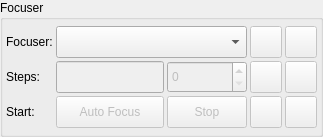
        <widget class="QGroupBox" name="controlGroup">
         <property name="sizePolicy">
          <sizepolicy hsizetype="Preferred" vsizetype="Fixed">
           <horstretch>0</horstretch>
           <verstretch>0</verstretch>
          </sizepolicy>
         </property>
         <property name="title">
          <string>Focuser</string>
         </property>
         <layout class="QGridLayout" name="gridLayout_3">
          <property name="leftMargin">
           <number>3</number>
          </property>
          <property name="topMargin">
           <number>6</number>
          </property>
          <property name="rightMargin">
           <number>3</number>
          </property>
          <property name="bottomMargin">
           <number>6</number>
          </property>
          <property name="spacing">
           <number>3</number>
          </property>
          <item row="0" column="1" colspan="2">
           <widget class="QComboBox" name="focuserCombo">
            <property name="minimumSize">
             <size>
              <width>0</width>
              <height>32</height>
             </size>
            </property>
           </widget>
          </item>
          <item row="0" column="5">
           <widget class="QPushButton" name="focusOutB">
            <property name="enabled">
             <bool>false</bool>
            </property>
            <property name="maximumSize">
             <size>
              <width>32</width>
              <height>32</height>
             </size>
            </property>
            <property name="toolTip">
             <string>Focus Out</string>
            </property>
            <property name="statusTip">
             <string/>
            </property>
            <property name="text">
             <string/>
            </property>
            <property name="icon">
             <iconset theme="format-align-vertical-top">
              <normaloff>.</normaloff>.</iconset>
            </property>
            <property name="iconSize">
             <size>
              <width>28</width>
              <height>28</height>
             </size>
            </property>
           </widget>
          </item>
          <item row="2" column="2">
           <widget class="QPushButton" name="stopFocusB">
            <property name="enabled">
             <bool>false</bool>
            </property>
            <property name="minimumSize">
             <size>
              <width>0</width>
              <height>32</height>
             </size>
            </property>
            <property name="toolTip">
             <string>Stop Auto Focus process</string>
            </property>
            <property name="text">
             <string>Stop</string>
            </property>
           </widget>
          </item>
          <item row="1" column="2">
           <widget class="QSpinBox" name="absTicksSpin">
            <property name="enabled">
             <bool>false</bool>
            </property>
            <property name="sizePolicy">
             <sizepolicy hsizetype="MinimumExpanding" vsizetype="Fixed">
              <horstretch>0</horstretch>
              <verstretch>0</verstretch>
             </sizepolicy>
            </property>
            <property name="minimumSize">
             <size>
              <width>0</width>
              <height>32</height>
             </size>
            </property>
            <property name="toolTip">
             <string>Desired absolute focus position</string>
            </property>
           </widget>
          </item>
          <item row="0" column="0">
           <widget class="QLabel" name="label_14">
            <property name="text">
             <string>Focuser:</string>
            </property>
           </widget>
          </item>
          <item row="1" column="4">
           <widget class="QPushButton" name="startGotoB">
            <property name="enabled">
             <bool>false</bool>
            </property>
            <property name="maximumSize">
             <size>
              <width>32</width>
              <height>32</height>
             </size>
            </property>
            <property name="toolTip">
             <string>Go to an absolute focus position</string>
            </property>
            <property name="text">
             <string/>
            </property>
            <property name="icon">
             <iconset theme="run-build">
              <normaloff>.</normaloff>.</iconset>
            </property>
            <property name="iconSize">
             <size>
              <width>28</width>
              <height>28</height>
             </size>
            </property>
           </widget>
          </item>
          <item row="1" column="1">
           <widget class="QLineEdit" name="absTicksLabel">
            <property name="enabled">
             <bool>false</bool>
            </property>
            <property name="minimumSize">
             <size>
              <width>0</width>
              <height>32</height>
             </size>
            </property>
            <property name="toolTip">
             <string>Current absolute focuser position</string>
            </property>
            <property name="styleSheet">
             <string notr="true">QLineEdit[readOnly=&quot;true&quot;] { color: gray }</string>
            </property>
            <property name="readOnly">
             <bool>true</bool>
            </property>
           </widget>
          </item>
          <item row="1" column="0">
           <widget class="QLabel" name="label_16">
            <property name="text">
             <string>Steps:</string>
            </property>
           </widget>
          </item>
          <item row="1" column="5">
           <widget class="QPushButton" name="stopGotoB">
            <property name="enabled">
             <bool>false</bool>
            </property>
            <property name="maximumSize">
             <size>
              <width>32</width>
              <height>32</height>
             </size>
            </property>
            <property name="toolTip">
             <string>Stop focuser motion</string>
            </property>
            <property name="text">
             <string/>
            </property>
            <property name="icon">
             <iconset theme="process-stop">
              <normaloff>.</normaloff>.</iconset>
            </property>
            <property name="iconSize">
             <size>
              <width>28</width>
              <height>28</height>
             </size>
            </property>
           </widget>
          </item>
          <item row="2" column="1">
           <widget class="QPushButton" name="startFocusB">
            <property name="enabled">
             <bool>false</bool>
            </property>
            <property name="minimumSize">
             <size>
              <width>0</width>
              <height>32</height>
             </size>
            </property>
            <property name="toolTip">
             <string>Start Auto Focus process</string>
            </property>
            <property name="text">
             <string>Auto Focus</string>
            </property>
            <property name="autoDefault">
             <bool>true</bool>
            </property>
            <property name="default">
             <bool>true</bool>
            </property>
           </widget>
          </item>
          <item row="0" column="4">
           <widget class="QPushButton" name="focusInB">
            <property name="enabled">
             <bool>false</bool>
            </property>
            <property name="minimumSize">
             <size>
              <width>29</width>
              <height>29</height>
             </size>
            </property>
            <property name="maximumSize">
             <size>
              <width>32</width>
              <height>32</height>
             </size>
            </property>
            <property name="toolTip">
             <string>Focus In</string>
            </property>
            <property name="statusTip">
             <string/>
            </property>
            <property name="text">
             <string/>
            </property>
            <property name="icon">
             <iconset theme="format-align-vertical-bottom">
              <normaloff>.</normaloff>.</iconset>
            </property>
            <property name="iconSize">
             <size>
              <width>28</width>
              <height>28</height>
             </size>
            </property>
           </widget>
          </item>
          <item row="2" column="0">
           <widget class="QLabel" name="label_22">
            <property name="text">
             <string>Start:</string>
            </property>
           </widget>
          </item>
          <item row="2" column="5">
           <widget class="QPushButton" name="startLoopB">
            <property name="enabled">
             <bool>false</bool>
            </property>
            <property name="minimumSize">
             <size>
              <width>32</width>
              <height>32</height>
             </size>
            </property>
            <property name="maximumSize">
             <size>
              <width>32</width>
              <height>32</height>
             </size>
            </property>
            <property name="toolTip">
             <string>Start framing</string>
            </property>
            <property name="text">
             <string/>
            </property>
            <property name="icon">
             <iconset theme="media-playlist-repeat">
              <normaloff>.</normaloff>.</iconset>
            </property>
            <property name="iconSize">
             <size>
              <width>28</width>
              <height>28</height>
             </size>
            </property>
           </widget>
          </item>
          <item row="2" column="4">
           <widget class="QPushButton" name="captureB">
            <property name="enabled">
             <bool>false</bool>
            </property>
            <property name="maximumSize">
             <size>
              <width>32</width>
              <height>32</height>
             </size>
            </property>
            <property name="toolTip">
             <string>Capture image</string>
            </property>
            <property name="text">
             <string/>
            </property>
            <property name="icon">
             <iconset theme="camera-photo">
              <normaloff>.</normaloff>.</iconset>
            </property>
            <property name="iconSize">
             <size>
              <width>28</width>
              <height>28</height>
             </size>
            </property>
           </widget>
          </item>
         </layout>
        </widget>
